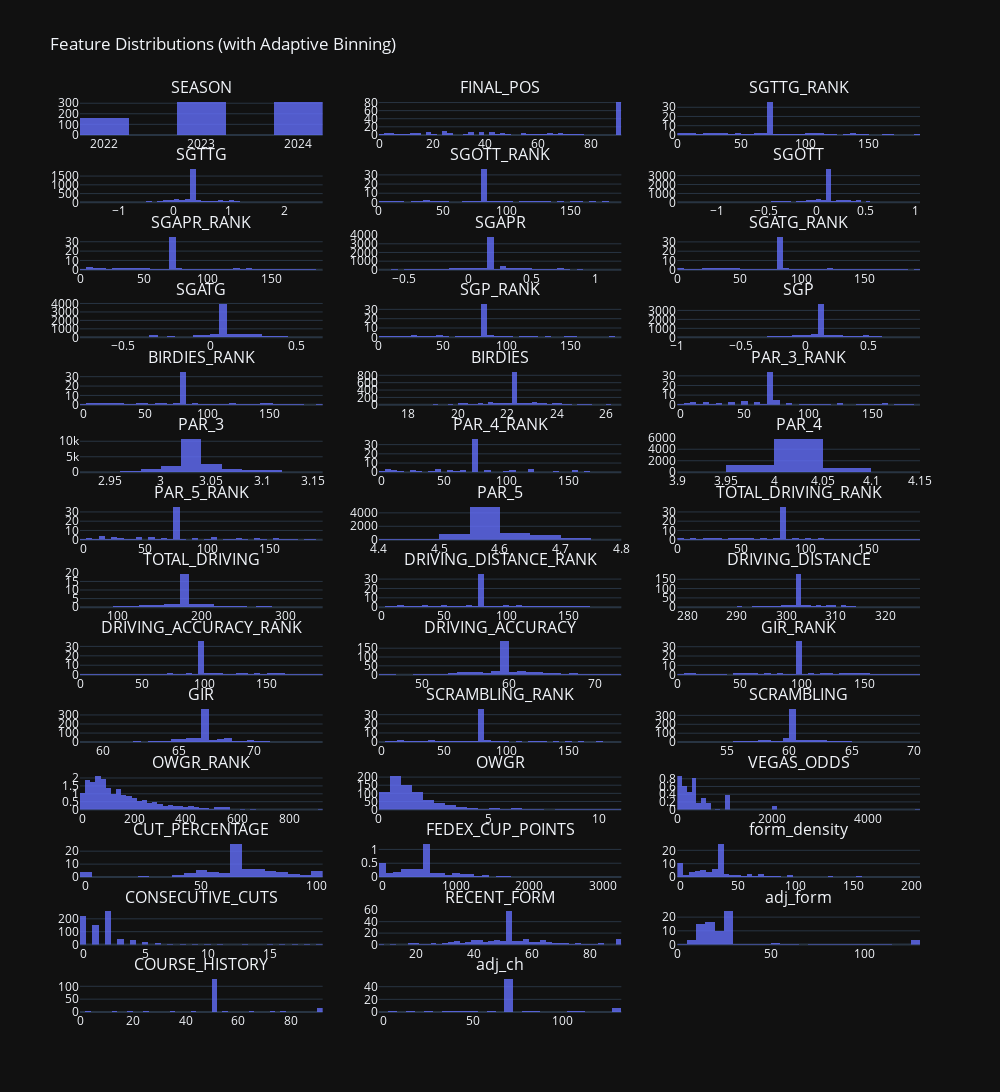

The notebook cell saved with this chart:
### Markdown cell above
### Check Features for Outliers and General Health (Histograms)
Now that all the data is cleaned, let's look at the distribution graphs.

### Code cell
import plotly.express as px
import plotly.subplots as sp
import plotly.graph_objects as go
import pandas as pd
import numpy as np

# Select numeric columns with >1 unique value, excluding label
df_numeric = training_df.select_dtypes(include=np.number)
df_numeric = df_numeric.loc[:, df_numeric.nunique() > 1]
df_numeric = df_numeric.drop(columns=["TOP_20"], errors="ignore")

# Create subplots
n_cols = 3
n_rows = int(np.ceil(len(df_numeric.columns) / n_cols))
fig = sp.make_subplots(rows=n_rows, cols=n_cols, subplot_titles=df_numeric.columns)

# Add one histogram per feature with smart binning
for i, column in enumerate(df_numeric.columns):
    row = i // n_cols + 1
    col = i % n_cols + 1

    # Compute dynamic bin count
    col_range = df_numeric[column].max() - df_numeric[column].min()
    n_unique = df_numeric[column].nunique()
    nbins = min(50, max(5, int(n_unique / 2))) if col_range < 10 else 50  # tighter for short-range

    fig.add_trace(
        go.Histogram(
            x=df_numeric[column],
            nbinsx=nbins,
            histnorm="density",
            marker=dict(color="#636EFA"),
            opacity=0.8
        ),
        row=row,
        col=col
    )

# Style the figure
fig.update_layout(
    height=300 * n_rows,
    width=1000,
    title_text="Feature Distributions (with Adaptive Binning)",
    template="plotly_dark",
    showlegend=False
)

fig.show()

### Figure 1 — Plotly figure (JSON) as saved in the notebook; plotly's stock layout.template omitted (floating-point values rounded to 4 significant figures; data arrays with more than 128 entries replaced by an {"elided": "..."} marker saying what was removed)
{"data": [{"histnorm": "density", "marker": {"color": "#636EFA"}, "nbinsx": 5, "opacity": 0.8, "type": "histogram", "x": {"elided": "392 int values"}, "xaxis": "x", "yaxis": "y"}, {"histnorm": "density", "marker": {"color": "#636EFA"}, "nbinsx": 50, "opacity": 0.8, "type": "histogram", "x": {"elided": "392 int values"}, "xaxis": "x2", "yaxis": "y2"}, {"histnorm": "density", "marker": {"color": "#636EFA"}, "nbinsx": 50, "opacity": 0.8, "type": "histogram", "x": {"elided": "392 float values"}, "xaxis": "x3", "yaxis": "y3"}, {"histnorm": "density", "marker": {"color": "#636EFA"}, "nbinsx": 50, "opacity": 0.8, "type": "histogram", "x": {"elided": "392 float values"}, "xaxis": "x4", "yaxis": "y4"}, {"histnorm": "density", "marker": {"color": "#636EFA"}, "nbinsx": 50, "opacity": 0.8, "type": "histogram", "x": {"elided": "392 float values"}, "xaxis": "x5", "yaxis": "y5"}, {"histnorm": "density", "marker": {"color": "#636EFA"}, "nbinsx": 50, "opacity": 0.8, "type": "histogram", "x": {"elided": "392 float values"}, "xaxis": "x6", "yaxis": "y6"}, {"histnorm": "density", "marker": {"color": "#636EFA"}, "nbinsx": 50, "opacity": 0.8, "type": "histogram", "x": {"elided": "392 float values"}, "xaxis": "x7", "yaxis": "y7"}, {"histnorm": "density", "marker": {"color": "#636EFA"}, "nbinsx": 50, "opacity": 0.8, "type": "histogram", "x": {"elided": "392 float values"}, "xaxis": "x8", "yaxis": "y8"}, {"histnorm": "density", "marker": {"color": "#636EFA"}, "nbinsx": 50, "opacity": 0.8, "type": "histogram", "x": {"elided": "392 float values"}, "xaxis": "x9", "yaxis": "y9"}, {"histnorm": "density", "marker": {"color": "#636EFA"}, "nbinsx": 50, "opacity": 0.8, "type": "histogram", "x": {"elided": "392 float values"}, "xaxis": "x10", "yaxis": "y10"}, {"histnorm": "density", "marker": {"color": "#636EFA"}, "nbinsx": 50, "opacity": 0.8, "type": "histogram", "x": {"elided": "392 float values"}, "xaxis": "x11", "yaxis": "y11"}, {"histnorm": "density", "marker": {"color": "#636EFA"}, "nbinsx": 50, "opacity": 0.8, "type": "histogram", "x": {"elided": "392 float values"}, "xaxis": "x12", "yaxis": "y12"}, {"histnorm": "density", "marker": {"color": "#636EFA"}, "nbinsx": 50, "opacity": 0.8, "type": "histogram", "x": {"elided": "392 float values"}, "xaxis": "x13", "yaxis": "y13"}, {"histnorm": "density", "marker": {"color": "#636EFA"}, "nbinsx": 50, "opacity": 0.8, "type": "histogram", "x": {"elided": "392 float values"}, "xaxis": "x14", "yaxis": "y14"}, {"histnorm": "density", "marker": {"color": "#636EFA"}, "nbinsx": 50, "opacity": 0.8, "type": "histogram", "x": {"elided": "392 float values"}, "xaxis": "x15", "yaxis": "y15"}, {"histnorm": "density", "marker": {"color": "#636EFA"}, "nbinsx": 11, "opacity": 0.8, "type": "histogram", "x": {"elided": "392 float values"}, "xaxis": "x16", "yaxis": "y16"}, {"histnorm": "density", "marker": {"color": "#636EFA"}, "nbinsx": 50, "opacity": 0.8, "type": "histogram", "x": {"elided": "392 float values"}, "xaxis": "x17", "yaxis": "y17"}, {"histnorm": "density", "marker": {"color": "#636EFA"}, "nbinsx": 11, "opacity": 0.8, "type": "histogram", "x": {"elided": "392 float values"}, "xaxis": "x18", "yaxis": "y18"}, {"histnorm": "density", "marker": {"color": "#636EFA"}, "nbinsx": 50, "opacity": 0.8, "type": "histogram", "x": {"elided": "392 float values"}, "xaxis": "x19", "yaxis": "y19"}, {"histnorm": "density", "marker": {"color": "#636EFA"}, "nbinsx": 15, "opacity": 0.8, "type": "histogram", "x": {"elided": "392 float values"}, "xaxis": "x20", "yaxis": "y20"}, {"histnorm": "density", "marker": {"color": "#636EFA"}, "nbinsx": 50, "opacity": 0.8, "type": "histogram", "x": {"elided": "392 float values"}, "xaxis": "x21", "yaxis": "y21"}, {"histnorm": "density", "marker": {"color": "#636EFA"}, "nbinsx": 50, "opacity": 0.8, "type": "histogram", "x": {"elided": "392 float values"}, "xaxis": "x22", "yaxis": "y22"}, {"histnorm": "density", "marker": {"color": "#636EFA"}, "nbinsx": 50, "opacity": 0.8, "type": "histogram", "x": {"elided": "392 float values"}, "xaxis": "x23", "yaxis": "y23"}, {"histnorm": "density", "marker": {"color": "#636EFA"}, "nbinsx": 50, "opacity": 0.8, "type": "histogram", "x": {"elided": "392 float values"}, "xaxis": "x24", "yaxis": "y24"}, {"histnorm": "density", "marker": {"color": "#636EFA"}, "nbinsx": 50, "opacity": 0.8, "type": "histogram", "x": {"elided": "392 float values"}, "xaxis": "x25", "yaxis": "y25"}, {"histnorm": "density", "marker": {"color": "#636EFA"}, "nbinsx": 50, "opacity": 0.8, "type": "histogram", "x": {"elided": "392 float values"}, "xaxis": "x26", "yaxis": "y26"}, {"histnorm": "density", "marker": {"color": "#636EFA"}, "nbinsx": 50, "opacity": 0.8, "type": "histogram", "x": {"elided": "392 float values"}, "xaxis": "x27", "yaxis": "y27"}, {"histnorm": "density", "marker": {"color": "#636EFA"}, "nbinsx": 50, "opacity": 0.8, "type": "histogram", "x": {"elided": "392 float values"}, "xaxis": "x28", "yaxis": "y28"}, {"histnorm": "density", "marker": {"color": "#636EFA"}, "nbinsx": 50, "opacity": 0.8, "type": "histogram", "x": {"elided": "392 float values"}, "xaxis": "x29", "yaxis": "y29"}, {"histnorm": "density", "marker": {"color": "#636EFA"}, "nbinsx": 50, "opacity": 0.8, "type": "histogram", "x": {"elided": "392 float values"}, "xaxis": "x30", "yaxis": "y30"}, {"histnorm": "density", "marker": {"color": "#636EFA"}, "nbinsx": 50, "opacity": 0.8, "type": "histogram", "x": {"elided": "392 float values"}, "xaxis": "x31", "yaxis": "y31"}, {"histnorm": "density", "marker": {"color": "#636EFA"}, "nbinsx": 50, "opacity": 0.8, "type": "histogram", "x": {"elided": "392 float values"}, "xaxis": "x32", "yaxis": "y32"}, {"histnorm": "density", "marker": {"color": "#636EFA"}, "nbinsx": 50, "opacity": 0.8, "type": "histogram", "x": {"elided": "392 float values"}, "xaxis": "x33", "yaxis": "y33"}, {"histnorm": "density", "marker": {"color": "#636EFA"}, "nbinsx": 50, "opacity": 0.8, "type": "histogram", "x": {"elided": "392 float values"}, "xaxis": "x34", "yaxis": "y34"}, {"histnorm": "density", "marker": {"color": "#636EFA"}, "nbinsx": 50, "opacity": 0.8, "type": "histogram", "x": {"elided": "392 float values"}, "xaxis": "x35", "yaxis": "y35"}, {"histnorm": "density", "marker": {"color": "#636EFA"}, "nbinsx": 50, "opacity": 0.8, "type": "histogram", "x": {"elided": "392 float values"}, "xaxis": "x36", "yaxis": "y36"}, {"histnorm": "density", "marker": {"color": "#636EFA"}, "nbinsx": 50, "opacity": 0.8, "type": "histogram", "x": {"elided": "392 float values"}, "xaxis": "x37", "yaxis": "y37"}, {"histnorm": "density", "marker": {"color": "#636EFA"}, "nbinsx": 50, "opacity": 0.8, "type": "histogram", "x": {"elided": "392 float values"}, "xaxis": "x38", "yaxis": "y38"}, {"histnorm": "density", "marker": {"color": "#636EFA"}, "nbinsx": 50, "opacity": 0.8, "type": "histogram", "x": {"elided": "392 float values"}, "xaxis": "x39", "yaxis": "y39"}, {"histnorm": "density", "marker": {"color": "#636EFA"}, "nbinsx": 50, "opacity": 0.8, "type": "histogram", "x": {"elided": "392 float values"}, "xaxis": "x40", "yaxis": "y40"}, {"histnorm": "density", "marker": {"color": "#636EFA"}, "nbinsx": 50, "opacity": 0.8, "type": "histogram", "x": {"elided": "392 float values"}, "xaxis": "x41", "yaxis": "y41"}], "layout": {"annotations": [{"font": {"size": 16}, "showarrow": false, "text": "SEASON", "x": 0.1444, "xanchor": "center", "xref": "paper", "y": 1, "yanchor": "bottom", "yref": "paper"}, {"font": {"size": 16}, "showarrow": false, "text": "FINAL_POS", "x": 0.5, "xanchor": "center", "xref": "paper", "y": 1, "yanchor": "bottom", "yref": "paper"}, {"font": {"size": 16}, "showarrow": false, "text": "SGTTG_RANK", "x": 0.8556, "xanchor": "center", "xref": "paper", "y": 1, "yanchor": "bottom", "yref": "paper"}, {"font": {"size": 16}, "showarrow": false, "text": "SGTTG", "x": 0.1444, "xanchor": "center", "xref": "paper", "y": 0.926, "yanchor": "bottom", "yref": "paper"}, {"font": {"size": 16}, "showarrow": false, "text": "SGOTT_RANK", "x": 0.5, "xanchor": "center", "xref": "paper", "y": 0.926, "yanchor": "bottom", "yref": "paper"}, {"font": {"size": 16}, "showarrow": false, "text": "SGOTT", "x": 0.8556, "xanchor": "center", "xref": "paper", "y": 0.926, "yanchor": "bottom", "yref": "paper"}, {"font": {"size": 16}, "showarrow": false, "text": "SGAPR_RANK", "x": 0.1444, "xanchor": "center", "xref": "paper", "y": 0.852, "yanchor": "bottom", "yref": "paper"}, {"font": {"size": 16}, "showarrow": false, "text": "SGAPR", "x": 0.5, "xanchor": "center", "xref": "paper", "y": 0.852, "yanchor": "bottom", "yref": "paper"}, {"font": {"size": 16}, "showarrow": false, "text": "SGATG_RANK", "x": 0.8556, "xanchor": "center", "xref": "paper", "y": 0.852, "yanchor": "bottom", "yref": "paper"}, {"font": {"size": 16}, "showarrow": false, "text": "SGATG", "x": 0.1444, "xanchor": "center", "xref": "paper", "y": 0.7781, "yanchor": "bottom", "yref": "paper"}, {"font": {"size": 16}, "showarrow": false, "text": "SGP_RANK", "x": 0.5, "xanchor": "center", "xref": "paper", "y": 0.7781, "yanchor": "bottom", "yref": "paper"}, {"font": {"size": 16}, "showarrow": false, "text": "SGP", "x": 0.8556, "xanchor": "center", "xref": "paper", "y": 0.7781, "yanchor": "bottom", "yref": "paper"}, {"font": {"size": 16}, "showarrow": false, "text": "BIRDIES_RANK", "x": 0.1444, "xanchor": "center", "xref": "paper", "y": 0.7041, "yanchor": "bottom", "yref": "paper"}, {"font": {"size": 16}, "showarrow": false, "text": "BIRDIES", "x": 0.5, "xanchor": "center", "xref": "paper", "y": 0.7041, "yanchor": "bottom", "yref": "paper"}, {"font": {"size": 16}, "showarrow": false, "text": "PAR_3_RANK", "x": 0.8556, "xanchor": "center", "xref": "paper", "y": 0.7041, "yanchor": "bottom", "yref": "paper"}, {"font": {"size": 16}, "showarrow": false, "text": "PAR_3", "x": 0.1444, "xanchor": "center", "xref": "paper", "y": 0.6301, "yanchor": "bottom", "yref": "paper"}, {"font": {"size": 16}, "showarrow": false, "text": "PAR_4_RANK", "x": 0.5, "xanchor": "center", "xref": "paper", "y": 0.6301, "yanchor": "bottom", "yref": "paper"}, {"font": {"size": 16}, "showarrow": false, "text": "PAR_4", "x": 0.8556, "xanchor": "center", "xref": "paper", "y": 0.6301, "yanchor": "bottom", "yref": "paper"}, {"font": {"size": 16}, "showarrow": false, "text": "PAR_5_RANK", "x": 0.1444, "xanchor": "center", "xref": "paper", "y": 0.5561, "yanchor": "bottom", "yref": "paper"}, {"font": {"size": 16}, "showarrow": false, "text": "PAR_5", "x": 0.5, "xanchor": "center", "xref": "paper", "y": 0.5561, "yanchor": "bottom", "yref": "paper"}, {"font": {"size": 16}, "showarrow": false, "text": "TOTAL_DRIVING_RANK", "x": 0.8556, "xanchor": "center", "xref": "paper", "y": 0.5561, "yanchor": "bottom", "yref": "paper"}, {"font": {"size": 16}, "showarrow": false, "text": "TOTAL_DRIVING", "x": 0.1444, "xanchor": "center", "xref": "paper", "y": 0.4821, "yanchor": "bottom", "yref": "paper"}, {"font": {"size": 16}, "showarrow": false, "text": "DRIVING_DISTANCE_RANK", "x": 0.5, "xanchor": "center", "xref": "paper", "y": 0.4821, "yanchor": "bottom", "yref": "paper"}, {"font": {"size": 16}, "showarrow": false, "text": "DRIVING_DISTANCE", "x": 0.8556, "xanchor": "center", "xref": "paper", "y": 0.4821, "yanchor": "bottom", "yref": "paper"}, {"font": {"size": 16}, "showarrow": false, "text": "DRIVING_ACCURACY_RANK", "x": 0.1444, "xanchor": "center", "xref": "paper", "y": 0.4082, "yanchor": "bottom", "yref": "paper"}, {"font": {"size": 16}, "showarrow": false, "text": "DRIVING_ACCURACY", "x": 0.5, "xanchor": "center", "xref": "paper", "y": 0.4082, "yanchor": "bottom", "yref": "paper"}, {"font": {"size": 16}, "showarrow": false, "text": "GIR_RANK", "x": 0.8556, "xanchor": "center", "xref": "paper", "y": 0.4082, "yanchor": "bottom", "yref": "paper"}, {"font": {"size": 16}, "showarrow": false, "text": "GIR", "x": 0.1444, "xanchor": "center", "xref": "paper", "y": 0.3342, "yanchor": "bottom", "yref": "paper"}, {"font": {"size": 16}, "showarrow": false, "text": "SCRAMBLING_RANK", "x": 0.5, "xanchor": "center", "xref": "paper", "y": 0.3342, "yanchor": "bottom", "yref": "paper"}, {"font": {"size": 16}, "showarrow": false, "text": "SCRAMBLING", "x": 0.8556, "xanchor": "center", "xref": "paper", "y": 0.3342, "yanchor": "bottom", "yref": "paper"}, {"font": {"size": 16}, "showarrow": false, "text": "OWGR_RANK", "x": 0.1444, "xanchor": "center", "xref": "paper", "y": 0.2602, "yanchor": "bottom", "yref": "paper"}, {"font": {"size": 16}, "showarrow": false, "text": "OWGR", "x": 0.5, "xanchor": "center", "xref": "paper", "y": 0.2602, "yanchor": "bottom", "yref": "paper"}, {"font": {"size": 16}, "showarrow": false, "text": "VEGAS_ODDS", "x": 0.8556, "xanchor": "center", "xref": "paper", "y": 0.2602, "yanchor": "bottom", "yref": "paper"}, {"font": {"size": 16}, "showarrow": false, "text": "CUT_PERCENTAGE", "x": 0.1444, "xanchor": "center", "xref": "paper", "y": 0.1862, "yanchor": "bottom", "yref": "paper"}, {"font": {"size": 16}, "showarrow": false, "text": "FEDEX_CUP_POINTS", "x": 0.5, "xanchor": "center", "xref": "paper", "y": 0.1862, "yanchor": "bottom", "yref": "paper"}, {"font": {"size": 16}, "showarrow": false, "text": "form_density", "x": 0.8556, "xanchor": "center", "xref": "paper", "y": 0.1862, "yanchor": "bottom", "yref": "paper"}, {"font": {"size": 16}, "showarrow": false, "text": "CONSECUTIVE_CUTS", "x": 0.1444, "xanchor": "center", "xref": "paper", "y": 0.1122, "yanchor": "bottom", "yref": "paper"}, {"font": {"size": 16}, "showarrow": false, "text": "RECENT_FORM", "x": 0.5, "xanchor": "center", "xref": "paper", "y": 0.1122, "yanchor": "bottom", "yref": "paper"}, {"font": {"size": 16}, "showarrow": false, "text": "adj_form", "x": 0.8556, "xanchor": "center", "xref": "paper", "y": 0.1122, "yanchor": "bottom", "yref": "paper"}, {"font": {"size": 16}, "showarrow": false, "text": "COURSE_HISTORY", "x": 0.1444, "xanchor": "center", "xref": "paper", "y": 0.03827, "yanchor": "bottom", "yref": "paper"}, {"font": {"size": 16}, "showarrow": false, "text": "adj_ch", "x": 0.5, "xanchor": "center", "xref": "paper", "y": 0.03827, "yanchor": "bottom", "yref": "paper"}], "height": 4200, "showlegend": false, "title": {"text": "Feature Distributions (with Adaptive Binning)"}, "width": 1000, "xaxis": {"anchor": "y", "domain": [0, 0.2889]}, "xaxis10": {"anchor": "y10", "domain": [0, 0.2889]}, "xaxis11": {"anchor": "y11", "domain": [0.3556, 0.6444]}, "xaxis12": {"anchor": "y12", "domain": [0.7111, 1]}, "xaxis13": {"anchor": "y13", "domain": [0, 0.2889]}, "xaxis14": {"anchor": "y14", "domain": [0.3556, 0.6444]}, "xaxis15": {"anchor": "y15", "domain": [0.7111, 1]}, "xaxis16": {"anchor": "y16", "domain": [0, 0.2889]}, "xaxis17": {"anchor": "y17", "domain": [0.3556, 0.6444]}, "xaxis18": {"anchor": "y18", "domain": [0.7111, 1]}, "xaxis19": {"anchor": "y19", "domain": [0, 0.2889]}, "xaxis2": {"anchor": "y2", "domain": [0.3556, 0.6444]}, "xaxis20": {"anchor": "y20", "domain": [0.3556, 0.6444]}, "xaxis21": {"anchor": "y21", "domain": [0.7111, 1]}, "xaxis22": {"anchor": "y22", "domain": [0, 0.2889]}, "xaxis23": {"anchor": "y23", "domain": [0.3556, 0.6444]}, "xaxis24": {"anchor": "y24", "domain": [0.7111, 1]}, "xaxis25": {"anchor": "y25", "domain": [0, 0.2889]}, "xaxis26": {"anchor": "y26", "domain": [0.3556, 0.6444]}, "xaxis27": {"anchor": "y27", "domain": [0.7111, 1]}, "xaxis28": {"anchor": "y28", "domain": [0, 0.2889]}, "xaxis29": {"anchor": "y29", "domain": [0.3556, 0.6444]}, "xaxis3": {"anchor": "y3", "domain": [0.7111, 1]}, "xaxis30": {"anchor": "y30", "domain": [0.7111, 1]}, "xaxis31": {"anchor": "y31", "domain": [0, 0.2889]}, "xaxis32": {"anchor": "y32", "domain": [0.3556, 0.6444]}, "xaxis33": {"anchor": "y33", "domain": [0.7111, 1]}, "xaxis34": {"anchor": "y34", "domain": [0, 0.2889]}, "xaxis35": {"anchor": "y35", "domain": [0.3556, 0.6444]}, "xaxis36": {"anchor": "y36", "domain": [0.7111, 1]}, "xaxis37": {"anchor": "y37", "domain": [0, 0.2889]}, "xaxis38": {"anchor": "y38", "domain": [0.3556, 0.6444]}, "xaxis39": {"anchor": "y39", "domain": [0.7111, 1]}, "xaxis4": {"anchor": "y4", "domain": [0, 0.2889]}, "xaxis40": {"anchor": "y40", "domain": [0, 0.2889]}, "xaxis41": {"anchor": "y41", "domain": [0.3556, 0.6444]}, "xaxis42": {"anchor": "y42", "domain": [0.7111, 1]}, "xaxis5": {"anchor": "y5", "domain": [0.3556, 0.6444]}, "xaxis6": {"anchor": "y6", "domain": [0.7111, 1]}, "xaxis7": {"anchor": "y7", "domain": [0, 0.2889]}, "xaxis8": {"anchor": "y8", "domain": [0.3556, 0.6444]}, "xaxis9": {"anchor": "y9", "domain": [0.7111, 1]}, "yaxis": {"anchor": "x", "domain": [0.9617, 1]}, "yaxis10": {"anchor": "x10", "domain": [0.7398, 0.7781]}, "yaxis11": {"anchor": "x11", "domain": [0.7398, 0.7781]}, "yaxis12": {"anchor": "x12", "domain": [0.7398, 0.7781]}, "yaxis13": {"anchor": "x13", "domain": [0.6658, 0.7041]}, "yaxis14": {"anchor": "x14", "domain": [0.6658, 0.7041]}, "yaxis15": {"anchor": "x15", "domain": [0.6658, 0.7041]}, "yaxis16": {"anchor": "x16", "domain": [0.5918, 0.6301]}, "yaxis17": {"anchor": "x17", "domain": [0.5918, 0.6301]}, "yaxis18": {"anchor": "x18", "domain": [0.5918, 0.6301]}, "yaxis19": {"anchor": "x19", "domain": [0.5179, 0.5561]}, "yaxis2": {"anchor": "x2", "domain": [0.9617, 1]}, "yaxis20": {"anchor": "x20", "domain": [0.5179, 0.5561]}, "yaxis21": {"anchor": "x21", "domain": [0.5179, 0.5561]}, "yaxis22": {"anchor": "x22", "domain": [0.4439, 0.4821]}, "yaxis23": {"anchor": "x23", "domain": [0.4439, 0.4821]}, "yaxis24": {"anchor": "x24", "domain": [0.4439, 0.4821]}, "yaxis25": {"anchor": "x25", "domain": [0.3699, 0.4082]}, "yaxis26": {"anchor": "x26", "domain": [0.3699, 0.4082]}, "yaxis27": {"anchor": "x27", "domain": [0.3699, 0.4082]}, "yaxis28": {"anchor": "x28", "domain": [0.2959, 0.3342]}, "yaxis29": {"anchor": "x29", "domain": [0.2959, 0.3342]}, "yaxis3": {"anchor": "x3", "domain": [0.9617, 1]}, "yaxis30": {"anchor": "x30", "domain": [0.2959, 0.3342]}, "yaxis31": {"anchor": "x31", "domain": [0.2219, 0.2602]}, "yaxis32": {"anchor": "x32", "domain": [0.2219, 0.2602]}, "yaxis33": {"anchor": "x33", "domain": [0.2219, 0.2602]}, "yaxis34": {"anchor": "x34", "domain": [0.148, 0.1862]}, "yaxis35": {"anchor": "x35", "domain": [0.148, 0.1862]}, "yaxis36": {"anchor": "x36", "domain": [0.148, 0.1862]}, "yaxis37": {"anchor": "x37", "domain": [0.07398, 0.1122]}, "yaxis38": {"anchor": "x38", "domain": [0.07398, 0.1122]}, "yaxis39": {"anchor": "x39", "domain": [0.07398, 0.1122]}, "yaxis4": {"anchor": "x4", "domain": [0.8878, 0.926]}, "yaxis40": {"anchor": "x40", "domain": [0, 0.03827]}, "yaxis41": {"anchor": "x41", "domain": [0, 0.03827]}, "yaxis42": {"anchor": "x42", "domain": [0, 0.03827]}, "yaxis5": {"anchor": "x5", "domain": [0.8878, 0.926]}, "yaxis6": {"anchor": "x6", "domain": [0.8878, 0.926]}, "yaxis7": {"anchor": "x7", "domain": [0.8138, 0.852]}, "yaxis8": {"anchor": "x8", "domain": [0.8138, 0.852]}, "yaxis9": {"anchor": "x9", "domain": [0.8138, 0.852]}}}
